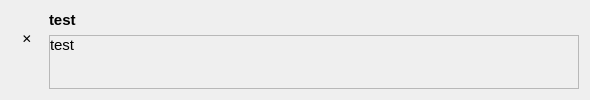
<?xml version="1.0" encoding="UTF-8"?>
<ui version="4.0">
 <class>historychild</class>
 <widget class="QWidget" name="historychild">
  <property name="geometry">
   <rect>
    <x>0</x>
    <y>0</y>
    <width>590</width>
    <height>100</height>
   </rect>
  </property>
  <property name="minimumSize">
   <size>
    <width>590</width>
    <height>100</height>
   </size>
  </property>
  <property name="maximumSize">
   <size>
    <width>590</width>
    <height>100</height>
   </size>
  </property>
  <layout class="QHBoxLayout" name="horizontalLayout" stretch="0,1">
   <item>
    <layout class="QVBoxLayout" name="verticalLayout_2" stretch="0,1,0">
     <property name="rightMargin">
      <number>0</number>
     </property>
     <item>
      <widget class="QPushButton" name="pushButton_reSpawnVoice">
       <property name="toolTip">
        <string>再次生成并播放语音</string>
       </property>
       <property name="styleSheet">
        <string notr="true">QPushButton {
    background-color: transparent;
    border: none;
    border-radius: 5px;
}

QPushButton:hover {
    border: 2px solid #CCCCCC;
}

QPushButton:pressed {
    border: 2px solid #AAAAAA;
}
</string>
       </property>
       <property name="text">
        <string/>
       </property>
      </widget>
     </item>
     <item>
      <widget class="QPushButton" name="pushButton_delete">
       <property name="toolTip">
        <string>删除这条记录</string>
       </property>
       <property name="styleSheet">
        <string notr="true">QPushButton {
    background-color: transparent;
    border: none;
    border-radius: 5px;
}

QPushButton:hover {
    border: 2px solid #CCCCCC;
}

QPushButton:pressed {
    border: 2px solid #AAAAAA;
}
</string>
       </property>
        <property name="text">
         <string>✕</string>
        </property>
        <property name="iconSize">
         <size>
          <width>16</width>
         <height>16</height>
        </size>
       </property>
      </widget>
     </item>
     <item>
      <widget class="QPushButton" name="pushButton_jump">
       <property name="toolTip">
        <string>回溯到这条记录</string>
       </property>
       <property name="styleSheet">
        <string notr="true">QPushButton {
    background-color: transparent;
    border: none;
    border-radius: 5px;
}

QPushButton:hover {
    border: 2px solid #CCCCCC;
}

QPushButton:pressed {
    border: 2px solid #AAAAAA;
}
</string>
       </property>
        <property name="text">
         <string/>
        </property>
        <property name="icon">
         <iconset resource="../../../res.qrc">
          <normaloff>:/res/img/ico/turn-back.svg</normaloff>:/res/img/ico/turn-back.svg</iconset>
        </property>
        <property name="iconSize">
         <size>
          <width>18</width>
         <height>18</height>
        </size>
       </property>
      </widget>
     </item>
     <item>
      <spacer name="verticalSpacer">
       <property name="orientation">
        <enum>Qt::Vertical</enum>
       </property>
       <property name="sizeHint" stdset="0">
        <size>
         <width>20</width>
         <height>40</height>
        </size>
       </property>
      </spacer>
     </item>
    </layout>
   </item>
   <item>
    <layout class="QVBoxLayout" name="verticalLayout" stretch="0,0">
     <item>
      <widget class="QLabel" name="label_name">
       <property name="font">
        <font>
         <pointsize>11</pointsize>
         <bold>true</bold>
        </font>
       </property>
       <property name="text">
        <string>test</string>
       </property>
      </widget>
     </item>
     <item>
      <widget class="QScrollArea" name="scrollArea">
       <property name="widgetResizable">
        <bool>true</bool>
       </property>
       <widget class="QWidget" name="scrollAreaWidgetContents">
        <property name="geometry">
         <rect>
          <x>0</x>
          <y>0</y>
          <width>528</width>
          <height>53</height>
         </rect>
        </property>
        <layout class="QVBoxLayout" name="verticalLayout_3">
         <property name="spacing">
          <number>0</number>
         </property>
         <property name="leftMargin">
          <number>0</number>
         </property>
         <property name="topMargin">
          <number>0</number>
         </property>
         <property name="rightMargin">
          <number>0</number>
         </property>
         <property name="bottomMargin">
          <number>0</number>
         </property>
         <item>
          <widget class="QLabel" name="label_msg">
           <property name="font">
            <font>
             <pointsize>11</pointsize>
            </font>
           </property>
           <property name="text">
            <string>test</string>
           </property>
           <property name="alignment">
            <set>Qt::AlignLeading|Qt::AlignLeft|Qt::AlignTop</set>
           </property>
           <property name="wordWrap">
            <bool>true</bool>
           </property>
          </widget>
         </item>
        </layout>
       </widget>
      </widget>
     </item>
    </layout>
   </item>
  </layout>
 </widget>
 <resources/>
 <connections/>
</ui>
